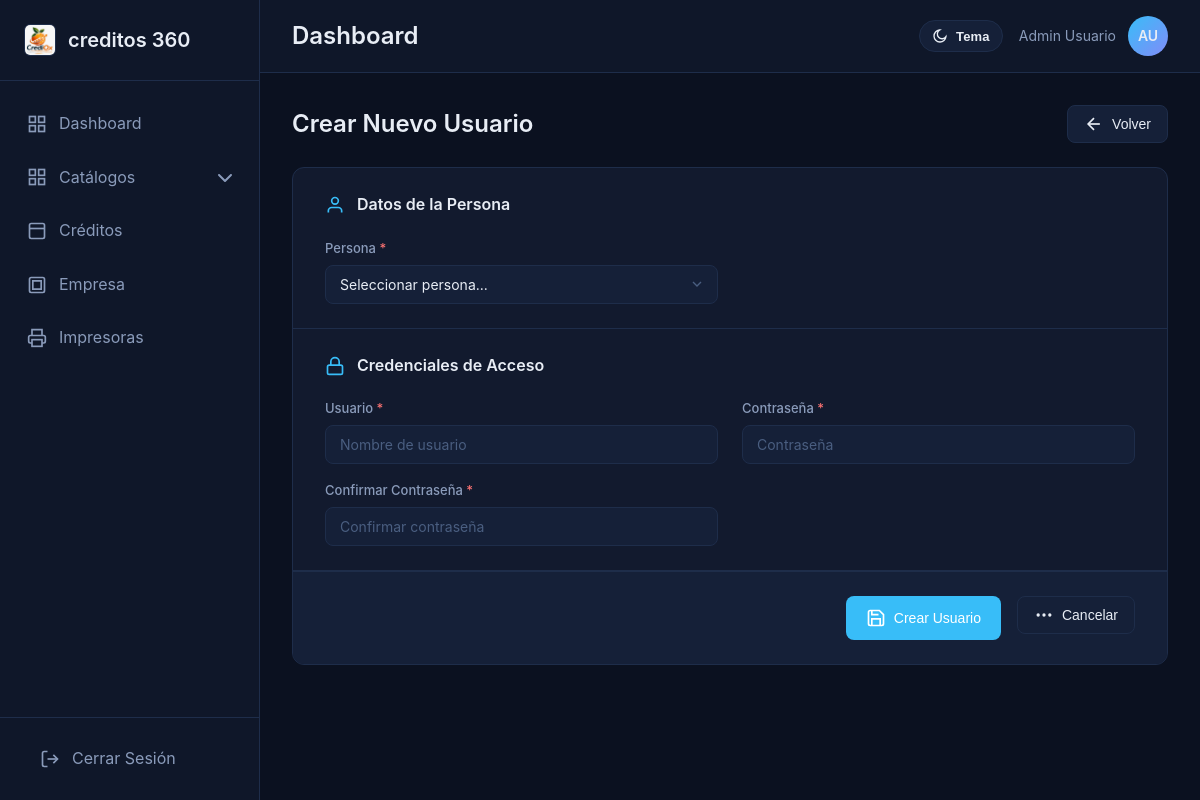
The app's page /public/nuevo-usuario (signed in) with its own data.
### tables this page shows
CREATE TABLE `datos_empresa` (
  `id` int(11) NOT NULL,
  `nombre_empresa` varchar(150) DEFAULT NULL,
  `direccion` varchar(255) DEFAULT NULL,
  `correo` varchar(120) DEFAULT NULL,
  `representante_legal` varchar(150) DEFAULT NULL,
  `rfc` varchar(13) DEFAULT NULL,
  `telefono` varchar(20) DEFAULT NULL,
  `logo_ruta` varchar(255) DEFAULT NULL,
  `created_at` timestamp NULL DEFAULT current_timestamp(),
  `updated_at` timestamp NULL DEFAULT current_timestamp() ON UPDATE current_timestamp()
);

### app/controllers/UsuariosController.php (called while the page is built, shortened)
<?php
class UsuariosController
{
    public function vistaCrear(): void
    {
        require __DIR__ . '/../views/layouts/app.php';
    }
}

### app/repositories/EmpresaRepository.php (called while the page is built, shortened)
<?php
class EmpresaRepository
{
    private PDO $db;
    public function __construct()
    {
        $this->db = DBC::get();
    }
    private function asegurarTabla(): void
    {
        $sql = "CREATE TABLE IF NOT EXISTS datos_empresa (
            id INT NOT NULL PRIMARY KEY,
            nombre_empresa VARCHAR(150) NULL,
            direccion VARCHAR(255) NULL,
            correo VARCHAR(120) NULL,
            representante_legal VARCHAR(150) NULL,
            rfc VARCHAR(13) NULL,
            telefono VARCHAR(20) NULL,
            logo_ruta VARCHAR(255) NULL,
            created_at TIMESTAMP NULL DEFAULT CURRENT_TIMESTAMP,
            updated_at TIMESTAMP NULL DEFAULT CURRENT_TIMESTAMP ON UPDATE CURRENT_TIMESTAMP
        ) ENGINE=InnoDB DEFAULT CHARSET=utf8mb4";
        $this->db->exec($sql);
    }
    public function obtenerDatos(): array
    {
        $stmt = $this->db->prepare("SELECT * FROM datos_empresa ORDER BY id ASC LIMIT 1");
        $stmt->execute();
        $empresa = $stmt->fetch();
        return $empresa;
    }
}

### app/config/DBC.php (called while the page is built)
<?php
class DBC
{
    private static ?PDO  $instance = null;
    private static array $config = [
        'host' => 'localhost',
        'port' => 3306,
        'db' => 'crediox',
        'user' => 'root',
        'password' => '',
        'charset' => 'utf8mb4',
    ];
    public static function get(): PDO
    {
        if (self::$instance === null) {
            try {
                $dsn = sprintf(
                    "mysql:host=%s;port=%d;dbname=%s;charset=%s",
                    self::$config['host'],
                    self::$config['port'],
                    self::$config['db'],
                    self::$config['charset']
                );
                self::$instance = new PDO(
                    $dsn,
                    self::$config['user'],
                    self::$config['password'],
                    [
                        PDO::ATTR_ERRMODE => PDO::ERRMODE_EXCEPTION,
                        PDO::ATTR_DEFAULT_FETCH_MODE => PDO::FETCH_ASSOC,
                        PDO::ATTR_EMULATE_PREPARES => false,
                    ]
                );
            } catch (PDOException $e) {
                die("Error de conexión a la base de datos.");
            }
        }
        return self::$instance;
    }
}

### app/services/EmpresaService.php (called while the page is built, shortened)
<?php
class EmpresaService
{
    private EmpresaRepository $repository;
    public function __construct()
    {
        $this->repository = new EmpresaRepository();
    }
    public function obtenerDatos(): array
    {
        return $this->repository->obtenerDatos();
    }
}

### app/views/usuarios/crearUsuario.php (the view, shortened to what this page needs)
<section id="nuevo-usuario" class="content-section">
    <div class="section-header">
        <h2>Crear Nuevo Usuario</h2>
        <a href="/proyecto-residencia/public/usuarios">
            <button class="btn-secondary">
                <svg width="20" height="20" viewBox="0 0 24 24" fill="none" stroke="currentColor" stroke-width="2">
                    <line x1="19" y1="12" x2="5" y2="12"></line>
                    <polyline points="12 19 5 12 12 5"></polyline>
                </svg>
                Volver
            </button>
        </a>
    </div>
    <form class="form-card" action="/proyecto-residencia/public/crear-usuario" method="POST">
        <div class="form-section">
            <div class="form-section-title">
                <svg width="20" height="20" viewBox="0 0 24 24" fill="none" stroke="currentColor" stroke-width="2">
                    <path d="M20 21v-2a4 4 0 0 0-4-4H8a4 4 0 0 0-4 4v2"></path>
                    <circle cx="12" cy="7" r="4"></circle>
                </svg>
                <h3>Datos de la Persona</h3>
            </div>
            <div class="form-grid">
                <div class="form-field">
                    <label for="idpersona">Persona <span class="required">*</span></label>
                    <select id="idpersona" name="idpersona" required class="form-select">
                        <option value="">Seleccionar persona...</option>
                    </select>
                </div>
            </div>
        </div>
        <div class="form-section">
            <div class="form-section-title">
                <svg width="20" height="20" viewBox="0 0 24 24" fill="none" stroke="currentColor" stroke-width="2">
                    <rect x="3" y="11" width="18" height="11" rx="2" ry="2"></rect>
                    <path d="M7 11V7a5 5 0 0 1 10 0v4"></path>
                </svg>
                <h3>Credenciales de Acceso</h3>
            </div>
            <div class="form-grid">
                <div class="form-field">
                    <label for="username">Usuario <span class="required">*</span></label>
                    <input type="text" id="username" name="username" required placeholder="Nombre de usuario">
                </div>
                <div class="form-field">
                    <label for="contrasena">Contraseña <span class="required">*</span></label>
                    <input type="password" id="contrasena" name="contrasena" required placeholder="Contraseña">
                </div>
                <div class="form-field">
                    <label for="confirmar_contrasena">Confirmar Contraseña <span class="required">*</span></label>
                    <input type="password" id="confirmar_contrasena" name="confirmar_contrasena" required placeholder="Confirmar contraseña">
                </div>
            </div>
        </div>
        <div class="form-actions">
            <button type="submit" class="btn-primary">
                <svg width="20" height="20" viewBox="0 0 24 24" fill="none" stroke="currentColor" stroke-width="2">
                    <path d="M19 21H5a2 2 0 0 1-2-2V5a2 2 0 0 1 2-2h11l5 5v11a2 2 0 0 1-2 2z"></path>
                    <polyline points="17 21 17 13 7 13 7 21"></polyline>
                    <polyline points="7 3 7 8 15 8"></polyline>
                </svg>
                Crear Usuario
            </button>
            <a href="/proyecto-residencia/public/usuarios">
                <button type="button" class="btn-secondary">
                    <svg width="20" height="20" viewBox="0 0 24 24" fill="none" stroke="currentColor" stroke-width="2">
                        <circle cx="12" cy="12" r="1"></circle>
                        <circle cx="19" cy="12" r="1"></circle>
                        <circle cx="5" cy="12" r="1"></circle>
                    </svg>
                    Cancelar
                </button>
            </a>
        </div>
    </form>
</section>

### app/views/layouts/sidebar.php (shortened to what this page needs)
<?php
$empresaSidebar = [
    'nombre_empresa' => 'GestionPro',
    'logo_ruta' => null,
];
if (class_exists('EmpresaService')) {
    try {
        $empresaSidebar = array_merge($empresaSidebar, (new EmpresaService())->obtenerDatos());
    } catch (Throwable $e) {
    }
}
?>
<aside class="sidebar">
    <div class="sidebar-header">
        <div class="logo">
            <?php if (!empty($empresaSidebar['logo_ruta'])): ?>
                <img src="/<?= htmlspecialchars($empresaSidebar['logo_ruta']) ?>" alt="Logo empresa" class="sidebar-logo-image">
            <?php endif; ?>
            <span><?= htmlspecialchars($empresaSidebar['nombre_empresa'] ?: 'GestionPro') ?></span>
        </div>
    </div>
    <?php $rol = isset($_SESSION['usuario_rol']) ? (int)$_SESSION['usuario_rol'] : null; ?>
    <?php
    $dashboardHref = '/proyecto-residencia/public/dashboard';
    $isAvanceCobranza = str_contains($currentPath, '/dashboard/avance-cobranza');
    $isDashboardAdmin = str_contains($currentPath, '/dashboard')
        && !$isAvanceCobranza
        && !str_contains($currentPath, '/dashboard-cliente')
        && !str_contains($currentPath, '/dashboard-cobratario');
    $isDashboardCliente = str_contains($currentPath, '/dashboard-cliente');
    ?>
    <nav class="sidebar-nav">
        <ul>
            <li>
                <a href="<?= $dashboardHref ?>" class="nav-link <?= ($rol === 1 && $isDashboardAdmin) || ($rol === 2 && $isDashboardCliente) ? 'active' : '' ?>" <?= $rol === 3 ? 'data-cobratario-nav="resumen"' : '' ?>>
                    <svg width="20" height="20" viewBox="0 0 24 24" fill="none" stroke="currentColor" stroke-width="2">
                        <rect x="3" y="3" width="7" height="7"></rect>
                        <rect x="14" y="3" width="7" height="7"></rect>
                        <rect x="14" y="14" width="7" height="7"></rect>
                        <rect x="3" y="14" width="7" height="7"></rect>
                    </svg>
                    <span>Dashboard</span>
                </a>
            </li>
            <?php if ($rol !== 2 && $rol !== 3): ?>
                <?php $catalogosActive = str_contains($currentPath, '/clientes') || str_contains($currentPath, '/cobratarios') || str_contains($currentPath, '/usuarios'); ?>
                <li>
                    <details class="nav-details" <?= $catalogosActive ? 'open' : '' ?>>
                        <summary class="nav-link <?= $catalogosActive ? 'active' : '' ?>">
                            <svg width="20" height="20" viewBox="0 0 24 24" fill="none" stroke="currentColor" stroke-width="2">
                                <rect x="3" y="3" width="7" height="7"></rect>
                                <rect x="14" y="3" width="7" height="7"></rect>
                                <rect x="14" y="14" width="7" height="7"></rect>
                                <rect x="3" y="14" width="7" height="7"></rect>
                            </svg>
                            <span>Catálogos</span>
                        </summary>
                    </details>
                </li>
                <li>
                    <a href="/proyecto-residencia/public/creditos" class="nav-link <?= str_contains($currentPath, '/creditos') ? 'active' : '' ?>">
                        <svg width="20" height="20" viewBox="0 0 24 24" fill="none" stroke="currentColor" stroke-width="2">
                            <rect x="3" y="3" width="18" height="18" rx="2" ry="2"></rect>
                            <line x1="3" y1="9" x2="21" y2="9"></line>
                            <line x1="9" y1="16" x2="9" y2="16.01"></line>
                            <line x1="13" y1="16" x2="13" y2="16.01"></line>
                        </svg>
                        <span>Créditos</span>
                    </a>
                </li>
                <li>
                    <a href="/proyecto-residencia/public/empresa" class="nav-link <?= str_contains($currentPath, '/empresa') ? 'active' : '' ?>">
                        <svg width="20" height="20" viewBox="0 0 24 24" fill="none" stroke="currentColor" stroke-width="2">
                            <rect x="3" y="3" width="18" height="18" rx="2" ry="2"></rect>
                            <path d="M7 7h10v10H7z"></path>
                        </svg>
                        <span>Empresa</span>
                    </a>
                </li>
            <?php endif; ?>
            <?php if ($rol !== 2): ?>
                <li>
                    <a href="/proyecto-residencia/public/impresoras" class="nav-link <?= str_contains($currentPath, '/impresoras') ? 'active' : '' ?>">
                        <svg width="20" height="20" viewBox="0 0 24 24" fill="none" stroke="currentColor" stroke-width="2">
                            <polyline points="6 9 6 2 18 2 18 9"></polyline>
                            <path d="M6 18H4a2 2 0 0 1-2-2v-5a2 2 0 0 1 2-2h16a2 2 0 0 1 2 2v5a2 2 0 0 1-2 2h-2"></path>
                            <rect x="6" y="14" width="12" height="8"></rect>
                        </svg>
                        <span>Impresoras</span>
                    </a>
                </li>
            <?php endif; ?>
        </ul>
    </nav>
    <div class="sidebar-footer">
        <a href="/proyecto-residencia/public/logout" class="logout-btn">
            <svg width="20" height="20" viewBox="0 0 24 24" fill="none" stroke="currentColor" stroke-width="2">
                <path d="M9 21H5a2 2 0 0 1-2-2V5a2 2 0 0 1 2-2h4"></path>
                <polyline points="16 17 21 12 16 7"></polyline>
                <line x1="21" y1="12" x2="9" y2="12"></line>
            </svg>
            <span>Cerrar Sesión</span>
        </a>
    </div>
</aside>

### records on screen
datos_empresa: logo_ruta (picture), nombre_empresa "creditos 360"
